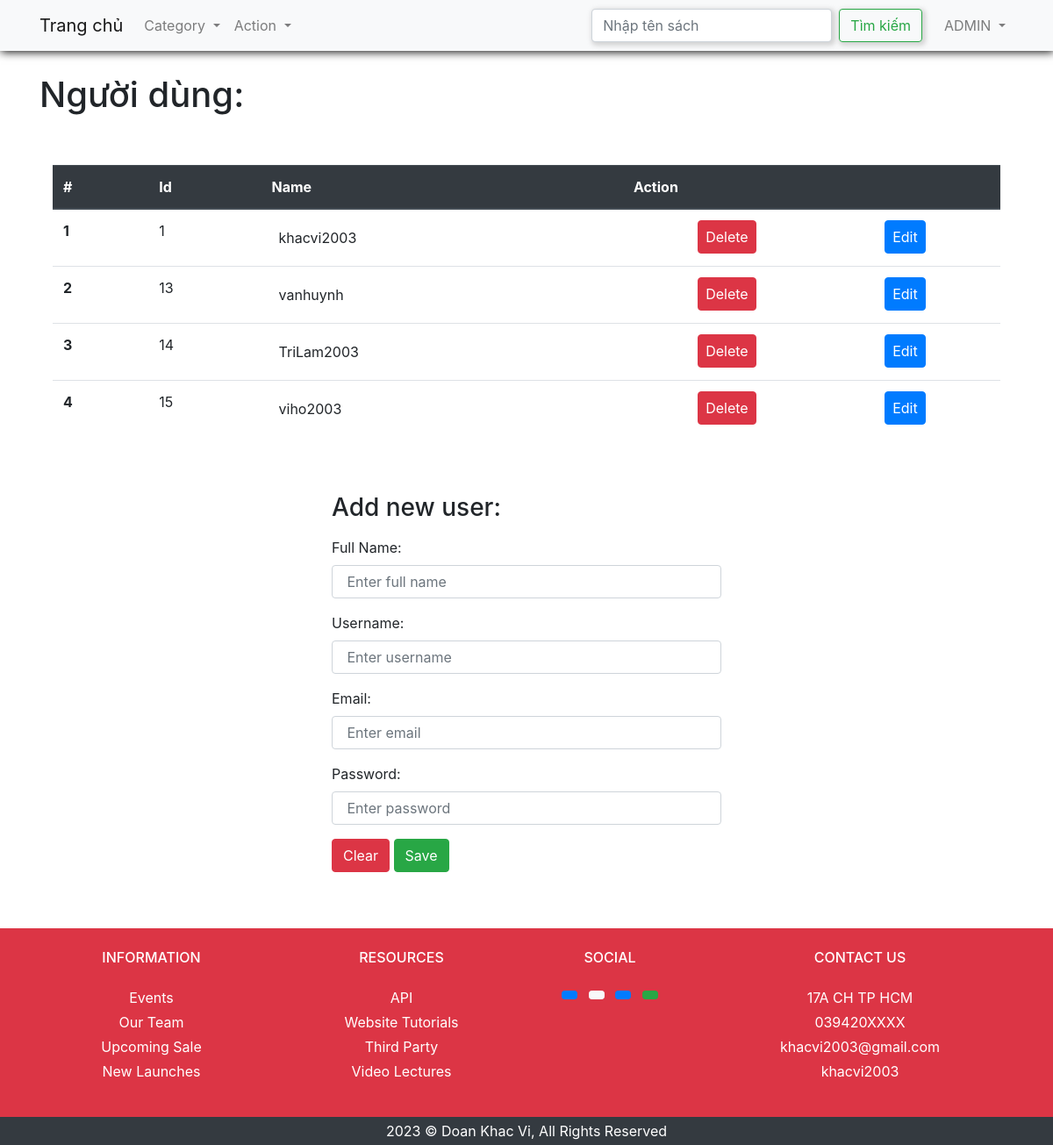
The app's page /user (signed in) with its own data.
### tables this page shows
CREATE TABLE `users` (
  `id` int NOT NULL,
  `username` varchar(50) NOT NULL,
  `password` char(128) NOT NULL,
  `name` varchar(100) NOT NULL,
  `email` varchar(100) DEFAULT NULL
);

### classes/user.php (called while the page is built, shortened)
<?php
class User
{
    public function __construct($id, $username, $name, $password, $email)
    {
        $this->id = $id;
        $this->username = $username;
    }
    public static function getAll($conn)
    {
        $query = "SELECT * FROM users";
        $stmt = $conn->prepare($query);
        $stmt->execute();
        $usersList = [];
        while ($row = $stmt->fetch(PDO::FETCH_ASSOC)) {
            $user = new User($row['id'], $row['username'], $row['name'], $row['password'], $row['email']);
            $usersList[] = $user;
        }
        return $usersList;
    }
}

### pages/user.php (the view, shortened to what this page needs)
<!DOCTYPE html>
<html lang="en">
<head>
    <link rel="stylesheet" href="./css/style.css">
</head>
<body>
    <?php
    include_once("./js/bootstrapConfig.php");
    ?>
    <div class="main-container">
        <?php
        include_once("./pages/components/header.php");
        ?>
        <div class="container min-vh-100 mt-4">
            <h1 class="pt-4">Người dùng: </h1>
            <div class="container">
                <div class="row gap-3">
                    <div class="col-12">
                        <table class="table mt-5">
                            <thead class="thead-dark">
                                <tr>
                                    <th scope="col">#</th>
                                    <th scope="col">Id</th>
                                    <th scope="col">Name</th>
                                    <th scope="col">Action</th>
                                </tr>
                            </thead>
                            <tbody>
                                <?php
                                $userList = User::getAll($connection);
                                $i = 0;
                                foreach ($userList as $user) {
                                    echo '<tr>
                                    <th scope="row">' . ++$i . '</th>
                                    <td>' . $user->id . '</td>
                                    <td><div class="input-author p-2 authorId-' . $user->id . '">' . $user->username . '<div></td>
                                    <td>
                                    <div class="d-flex justify-content-around">
                                    <button data-toggle="modal" data-target="#modalDelete' . $user->id . '" class="px-2  btn btn-danger text-white">Delete</button>
                                    <div class="modal fade" id="modalDelete' . $user->id . '" tabindex="-1" role="dialog" aria-labelledby="modalDeleteLabel' . $user->id . '" aria-hidden="true">
                                                <h5 class="modal-title" id="modalDeleteLabel' . $user->id . '">Notice</h5>
                                                <a type="button" class="btn btn-danger text-white" href="'.BASE_URL.'/controller/handleDeleteUser.php?id=' . $user->id . '">Delete</a>
                                        </div>
                                        <a href="'.BASE_URL.'/pages/info.php?id=' . $user->id . '" class="px-2 btn btn-primary text-white">Edit</a>
                                    </div>
                                    </td>
                                    </tr>';
                                }
                                ?>
                            </tbody>
                        </table>
                        <div class="w-100 d-flex ">
                            <form class="p-5 form w-50 m-auto" method="post"
                                action="<?php echo BASE_URL ?>/controller/handleAddUser.php" style="gap: 8px; ">
                                <div class="form-group">
                                    <h3>Add new user: </h3>
                                </div>
                                <div class="form-group">
                                    <label class="form-label ">Full Name:</label>
                                    <input class="form-control" name="name" id="name" placeholder=" Enter full name"
                                        required>
                                </div>
                                <div class="form-group">
                                    <label class="form-label ">Username:</label>
                                    <input class="form-control" name="username" id="username"
                                        placeholder=" Enter username" required>
                                </div>
                                <div class="form-group">
                                    <label class="form-label ">Email:</label>
                                    <input class="form-control" name="email" id="email" placeholder=" Enter email"
                                        type="email required">
                                </div>
                                <div class="form-group">
                                    <label class="form-label ">Password:</label>
                                    <input class="form-control" name="password" id="password"
                                        placeholder=" Enter password" type="password" required>
                                </div>
                                <div class="form-group align-content-end">
                                    <button class="btn btn-danger ">
                                        Clear
                                    </button>
                                    <button class="btn btn-success">
                                        Save
                                    </button>
                                </div>
                            </form>
                        </div>
                    </div>
                </div>
            </div>
        </div>
        <?php
        include_once("./pages/components/footer.php");
        ?>
    </div>
</body>
</html>

### css/style.css (style rules this page uses)
* { margin: 0; padding: 0; box-sizing: border-box; }
html { width: 100%; height: 100%; }
body { width: 100%; height: 100%; }
.main-container { width: 100%; height: 100%; justify-content: space-between; }

### records on screen
users: id "1", username "khacvi2003"
users: id "13", username "vanhuynh"
users: id "14", username "TriLam2003"
users: id "15", username "viho2003"
